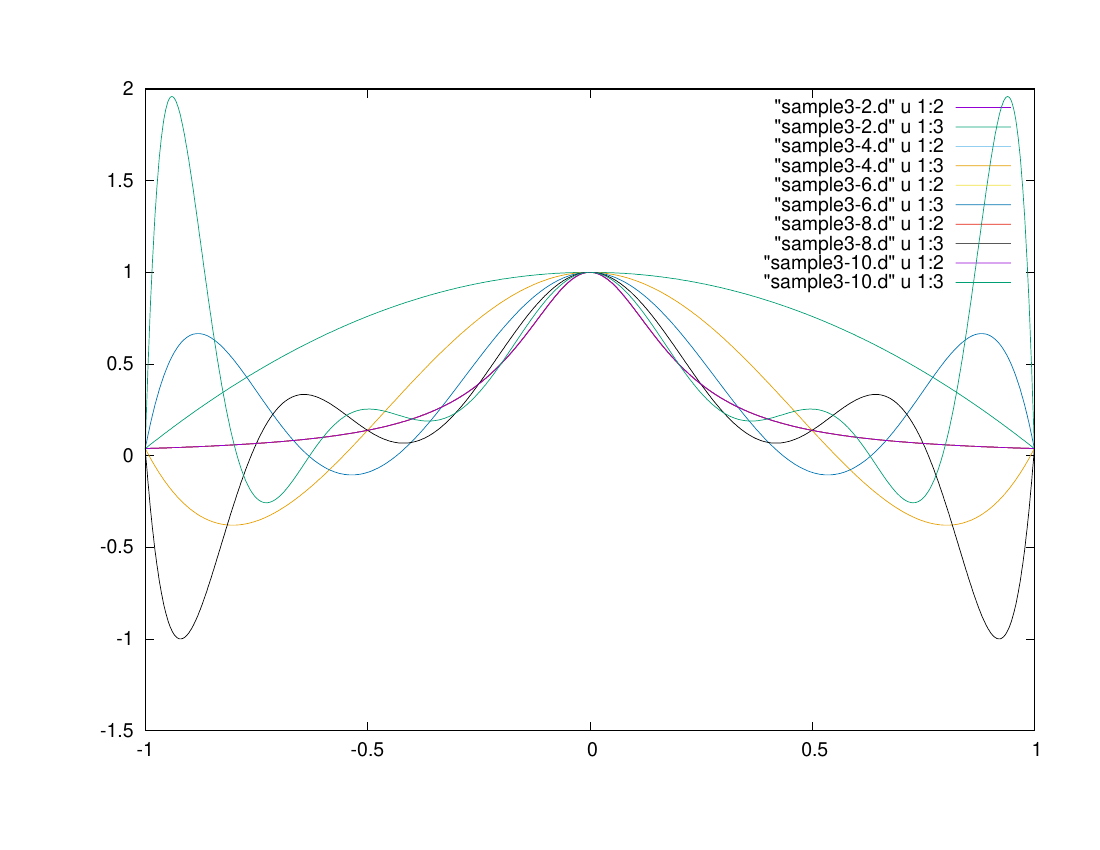

This chart was generated by the following gnuplot code:
set terminal postscript enhanced color
set output "sample3.ps"
plot "sample3-2.d" u 1:2 w l,\
"sample3-2.d" u 1:3 w l,\
"sample3-4.d" u 1:2 w l,\
"sample3-4.d" u 1:3 w l,\
"sample3-6.d" u 1:2 w l,\
"sample3-6.d" u 1:3 w l,\
"sample3-8.d" u 1:2 w l,\
"sample3-8.d" u 1:3 w l,\
"sample3-10.d" u 1:2 w l,\
"sample3-10.d" u 1:3 w l
set output